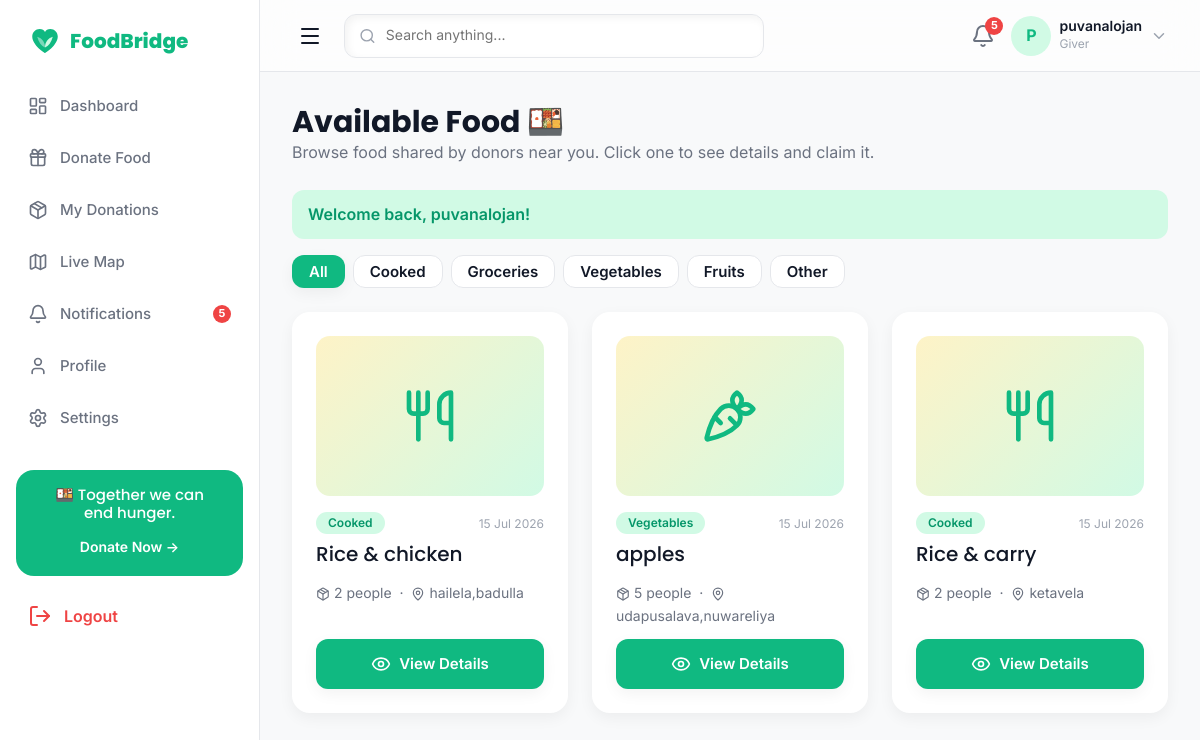
The page /browse-food.php (signed in) on the database its author committed.
### tables this page shows
CREATE TABLE `users` (
  `id` int(11) NOT NULL,
  `name` varchar(120) NOT NULL,
  `email` varchar(160) NOT NULL,
  `phone` varchar(20) NOT NULL,
  `password_hash` varchar(255) NOT NULL,
  `role` enum('admin','giver','receiver','volunteer') NOT NULL DEFAULT 'giver',
  `location` varchar(180) DEFAULT NULL,
  `latitude` decimal(10,7) DEFAULT NULL,
  `longitude` decimal(10,7) DEFAULT NULL,
  `avatar` varchar(255) DEFAULT NULL,
  `language` enum('en','ta','si') NOT NULL DEFAULT 'en',
  `status` enum('active','blocked','pending') NOT NULL DEFAULT 'active',
  `created_at` timestamp NOT NULL DEFAULT current_timestamp()
);

CREATE TABLE `food_posts` (
  `id` int(11) NOT NULL,
  `user_id` int(11) NOT NULL,
  `food_type` enum('cooked','groceries','vegetables','fruits','other') NOT NULL DEFAULT 'other',
  `food_name` varchar(160) NOT NULL,
  `quantity` varchar(60) NOT NULL,
  `unit` varchar(40) DEFAULT NULL,
  `photo` varchar(255) DEFAULT NULL,
  `location` varchar(180) DEFAULT NULL,
  `latitude` decimal(10,7) DEFAULT NULL,
  `longitude` decimal(10,7) DEFAULT NULL,
  `pickup_date` date DEFAULT NULL,
  `pickup_time` time DEFAULT NULL,
  `notes` text DEFAULT NULL,
  `status` enum('available','claimed','completed','expired') NOT NULL DEFAULT 'available',
  `created_at` timestamp NOT NULL DEFAULT current_timestamp()
);

### includes/queries.php (called while the page is built, shortened)
<?php
function unread_notifications(int $userId): int
{
    global $conn;
    $stmt = $conn->prepare('SELECT COUNT(*) c FROM notifications WHERE user_id = ? AND is_read = 0');
    $stmt->bind_param('i', $userId);
    $stmt->execute();
    return (int) $stmt->get_result()->fetch_assoc()['c'];
}
function food_type_icon(string $type): string
{
    return [
        'cooked'     => 'utensils',
        'groceries'  => 'shopping-basket',
        'vegetables' => 'carrot',
        'fruits'     => 'apple',
        'other'      => 'package',
    ][$type] ?? 'package';
}

### includes/auth.php (called while the page is built, shortened)
<?php
function is_logged_in(): bool
{
    return !empty($_SESSION['user_id']);
}
function current_user(): ?array
{
    static $cached = null;
    if ($cached !== null) {
        return $cached ?: null;
    }
    global $conn;
    $stmt = $conn->prepare('SELECT * FROM users WHERE id = ? LIMIT 1');
    $stmt->bind_param('i', $_SESSION['user_id']);
    $stmt->execute();
    $user = $stmt->get_result()->fetch_assoc();
    $cached = $user ?: false;
    return $user ?: null;
}
function current_role(): ?string
{
    $u = current_user();
    return $u['role'] ?? null;
}

### browse-food.php (the view, shortened to what this page needs)
<?php
require_once __DIR__ . '/includes/config.php';
require_once __DIR__ . '/includes/queries.php';
$u = current_user();
$type    = $_GET['type'] ?? 'all';
if ($type === 'all') {
    $res = $conn->query(
        "SELECT fp.*, us.name AS donor
         FROM food_posts fp JOIN users us ON us.id = fp.user_id
         WHERE fp.status = 'available'
         ORDER BY fp.created_at DESC"
    );
    $foods = $res->fetch_all(MYSQLI_ASSOC);
}
$chips = [
    'all'        => 'All',
    'cooked'     => 'Cooked',
    'groceries'  => 'Groceries',
    'vegetables' => 'Vegetables',
    'fruits'     => 'Fruits',
    'other'      => 'Other',
];
require __DIR__ . '/includes/head.php';
?>
<body>
<div class="fb-layout">
  <?php require __DIR__ . '/includes/sidebar.php'; ?>
  <div class="fb-main">
    <?php require __DIR__ . '/includes/topbar.php'; ?>
    <main class="fb-content fb-anim-fade">
      <div class="fb-mb-6">
        <h3 class="fb-mb-0">Available Food 🍱</h3>
        <p class="fb-text-secondary fb-mb-0">Browse food shared by donors near you. Click one to see details and claim it.</p>
      </div>
      <?= render_flash() ?>
      <div class="fb-flex fb-flex-wrap fb-gap-2 fb-mb-6">
        <?php foreach ($chips as $key => $label):
          $isOn = ($type === $key);
        ?>
          <a href="<?= url('browse-food.php?type=' . $key) ?>"
             class="fb-btn <?= $isOn ? 'fb-btn-primary' : 'fb-btn-secondary' ?>"
             style="padding:8px 16px;">
            <?= e($label) ?>
          </a>
        <?php endforeach; ?>
      </div>
      <?php if (!$foods): ?>
        <div class="fb-panel fb-text-center fb-text-muted" style="padding:48px 0;">
          <i data-lucide="package-open" style="width:48px;height:48px;"></i>
          <h4 class="fb-mt-4 fb-mb-1">No food available right now</h4>
          <p class="fb-mb-0">Please check back later. New donations appear here.</p>
        </div>
      <?php else: ?>
        <div class="row g-4">
          <?php foreach ($foods as $f): ?>
            <div class="col-lg-4 col-md-6">
              <div class="fb-card" style="height:100%;display:flex;flex-direction:column;">
                <?php if (!empty($f['photo'])): ?>
                  <img src="<?= url('assets/uploads/' . $f['photo']) ?>" alt="Food"
                       style="width:100%;height:160px;object-fit:cover;border-radius:14px;margin-bottom:16px;">
                <?php else: ?>
                  <div style="background:linear-gradient(135deg,#FEF3C7,#D1FAE5);border-radius:14px;height:160px;
                              display:flex;align-items:center;justify-content:center;margin-bottom:16px;">
                    <i data-lucide="<?= food_type_icon($f['food_type']) ?>" style="width:56px;height:56px;color:var(--fb-primary);"></i>
                  </div>
                <?php endif; ?>
                <div class="fb-flex fb-justify-between fb-items-center fb-mb-2">
                  <span class="fb-badge fb-badge-success"><?= ucfirst($f['food_type']) ?></span>
                  <span class="fb-list-meta"><?= time_ago($f['created_at']) ?></span>
                </div>
                <h5 class="fb-mb-1"><?= e($f['food_name']) ?></h5>
                <p class="fb-text-secondary fb-small fb-mb-3">
                  <i data-lucide="package" style="width:14px;height:14px;"></i> <?= e($f['quantity']) ?> <?= e($f['unit']) ?>
                  &nbsp;·&nbsp;
                  <i data-lucide="map-pin" style="width:14px;height:14px;"></i> <?= e($f['location'] ?: 'Nearby') ?>
                </p>
                <a href="<?= url('food-details.php?id=' . (int) $f['id']) ?>"
                   class="fb-btn fb-btn-primary" style="width:100%;margin-top:auto;">
                  <i data-lucide="eye"></i> View Details
                </a>
              </div>
            </div>
          <?php endforeach; ?>
        </div>
      <?php endif; ?>
    </main>
  </div>
</div>
</body>
</html>

### includes/topbar.php
<?php
$u = current_user();
$unread = function_exists('unread_notifications') ? unread_notifications((int) $_SESSION['user_id']) : 0;
$roleLabel = ucfirst($u['role'] ?? 'User');
?>
<header class="fb-topbar">
  <button class="fb-nav-toggle" id="fbSidebarToggle" aria-label="Open menu" style="display:inline-flex;">
    <i data-lucide="menu"></i>
  </button>
  <div class="fb-search fb-neu-search fb-flex fb-items-center fb-gap-2" style="padding:0 14px;height:44px;">
    <i data-lucide="search" style="width:18px;height:18px;color:var(--fb-text-muted);"></i>
    <input type="text" placeholder="Search anything..."
           style="border:none;background:transparent;outline:none;width:100%;font-size:14px;color:var(--fb-text);">
  </div>
  <div class="fb-flex fb-items-center fb-gap-4" style="margin-left:auto;">
    <a href="<?= url('notifications.php') ?>" class="fb-relative" aria-label="Notifications">
      <i data-lucide="bell" style="width:24px;height:24px;color:var(--fb-text-secondary);"></i>
      <?php if ($unread > 0): ?>
        <span class="fb-dot" style="position:absolute;top:-6px;right:-8px;"><?= $unread ?></span>
      <?php endif; ?>
    </a>
    <div class="fb-user-chip">
      <div class="fb-avatar fb-flex fb-items-center fb-justify-center" style="color:var(--fb-primary);font-weight:700;">
        <?= e(strtoupper(substr($u['name'] ?? 'U', 0, 1))) ?>
      </div>
      <div class="d-none d-sm-block">
        <div class="fb-fw-600" style="font-size:14px;line-height:1.1;"><?= e($u['name'] ?? 'User') ?></div>
        <div class="fb-caption"><?= e($roleLabel) ?></div>
      </div>
      <i data-lucide="chevron-down" style="width:18px;height:18px;color:var(--fb-text-muted);"></i>
    </div>
  </div>
</header>

### assets/css/theme.css (style rules this page uses)
:root { --fb-primary: #10B981; --fb-primary-hover: #059669; --fb-primary-light: #D1FAE5; --fb-bg: #F8F9FA; --fb-surface: #FFFFFF; --fb-text: #111827; --fb-text-secondary: #6B7280; --fb-text-muted: #9CA3AF; --fb-border: #E5E7EB; --fb-success: #22C55E; --fb-warning: #F59E0B; --fb-danger: #EF4444; --fb-info: #3B82F6; --fb-green-soft: #D1FAE5; --fb-orange-soft: #FEF3C7; --fb-blue-soft: #DBEAFE; --fb-purple-soft: #EDE9FE; --fb-purple: #8B5CF6; --fb-space-1: 4px; --fb-space-2: 8px; --fb-space-3: 12px; --fb-space-4: 16px; --fb-space-6: 24px; --fb-space-8: 32px; --fb-space-12: 48px; --fb-space-16: 64px; --fb-radius-sm: 8px; --fb-radius-md: 12px; --fb-radius-lg: 18px; --fb-radius-xl: 24px; --fb-radius-pill: 999px; --fb-shadow-sm: 0 5px 15px rgba(0,0,0,.05); --fb-shadow-md: 0 10px 30px rgba(0,0,0,.08); --fb-shadow-lg: 0 20px 45px rgba(0,0,0,.12); --fb-glass-bg: rgba(255,255,255,.65); --fb-glass-border: rgba(255,255,255,.35); --fb-glass-blur: 18px; --fb-neu-dark: 8px 8px 18px rgba(0,0,0,.08); --fb-neu-light: -8px -8px 18px rgba(255,255,255,.95); --fb-font-heading: 'Poppins', system-ui, -apple-system, sans-serif; --fb-font-body: 'Inter', system-ui, -apple-system, sans-serif; --fb-transition: 0.3s ease; }
* { box-sizing: border-box; }
html, body { margin: 0; padding: 0; }
body { font-family: var(--fb-font-body); font-size: 16px; font-weight: 400; color: var(--fb-text); background-color: var(--fb-bg); line-height: 1.6; -webkit-font-smoothing: antialiased; }
h1, h2, h3, h4, h5, h6 { font-family: var(--fb-font-heading); color: var(--fb-text); margin: 0 0 var(--fb-space-4); line-height: 1.2; }
h3 { font-size: 30px; font-weight: 700; }
p { margin: 0 0 var(--fb-space-4); }
a { color: var(--fb-primary); text-decoration: none; transition: color var(--fb-transition); }
small, .fb-small { font-size: 14px; }
.fb-caption { font-size: 12px; color: var(--fb-text-muted); }
.fb-text-secondary { color: var(--fb-text-secondary); }

### assets/css/neumorphism.css (style rules this page uses)
.fb-neu-search { background: var(--fb-surface); border-radius: var(--fb-radius-md); box-shadow: inset 3px 3px 8px rgba(0,0,0,.05), inset -3px -3px 8px rgba(255,255,255,.9); border: 1px solid var(--fb-border); }

### assets/css/components.css (style rules this page uses)
.fb-btn { display: inline-flex; align-items: center; justify-content: center; gap: var(--fb-space-2); font-family: var(--fb-font-body); font-weight: 600; font-size: 15px; line-height: 1; padding: 14px 22px; border-radius: var(--fb-radius-md); border: 1px solid transparent; cursor: pointer; transition: transform var(--fb-transition), box-shadow var(--fb-transition), background var(--fb-transition); text-decoration: none; }
.fb-btn i, .fb-btn svg { width: 20px; height: 20px; }
.fb-btn-primary { background: var(--fb-primary); color: #fff; box-shadow: var(--fb-shadow-sm); }
.fb-btn-secondary { background: var(--fb-surface); color: var(--fb-text); border: 1px solid var(--fb-border); }
.fb-card { background: var(--fb-surface); border-radius: var(--fb-radius-lg); box-shadow: var(--fb-shadow-sm); padding: var(--fb-space-6); transition: transform var(--fb-transition), box-shadow var(--fb-transition); }
.fb-badge { display: inline-flex; align-items: center; font-size: 12px; font-weight: 600; padding: 5px 12px; border-radius: var(--fb-radius-pill); line-height: 1; }
.fb-badge-success { background: var(--fb-primary-light); color: var(--fb-primary-hover); }
.fb-dot { display: inline-flex; align-items: center; justify-content: center; min-width: 18px; height: 18px; padding: 0 5px; font-size: 11px; font-weight: 700; color: #fff; background: var(--fb-danger); border-radius: var(--fb-radius-pill); }
.fb-list-meta { font-size: 12px; color: var(--fb-text-muted); white-space: nowrap; }

### assets/css/animations.css (style rules this page uses)
.fb-anim-fade { animation: fbFadeIn .3s ease both; }

### assets/css/utilities.css (style rules this page uses)
.fb-flex { display: flex; }
.fb-items-center { align-items: center; }
.fb-justify-between { justify-content: space-between; }
.fb-justify-center { justify-content: center; }
.fb-flex-wrap { flex-wrap: wrap; }
.fb-gap-2 { gap: var(--fb-space-2); }
.fb-gap-4 { gap: var(--fb-space-4); }
.fb-fw-600 { font-weight: 600; }
.fb-mb-2 { margin-bottom: var(--fb-space-2); }
.fb-mb-3 { margin-bottom: var(--fb-space-3); }
.fb-mb-6 { margin-bottom: var(--fb-space-6); }
.fb-mb-0 { margin-bottom: 0; }
.fb-relative { position: relative; }

### rows shown on the page
users: name "P", name "puvanalojan", role "Giver"
food_posts: food_type "Cooked", created_at "15 Jul 2026", food_name "Rice & chicken", quantity "2", unit "people", location "hailela,badulla"
food_posts: food_type "Vegetables", created_at "15 Jul 2026", food_name "apples", quantity "5", unit "people", location "udapusalava,nuwareliya"
food_posts: food_type "Cooked", created_at "15 Jul 2026", food_name "Rice & carry", quantity "2", unit "people", location "ketavela"

### other values the page prints
$label "Dashboard"
$label "Donate Food"
$label "My Donations"
$label "Live Map"
$label "Notifications"
$unread "5"
$label "Profile"
$label "Settings"
$flash['message'] "Welcome back, puvanalojan!"
$label "All"
$label "Cooked"
$label "Groceries"
$label "Vegetables"
$label "Fruits"
$label "Other"
